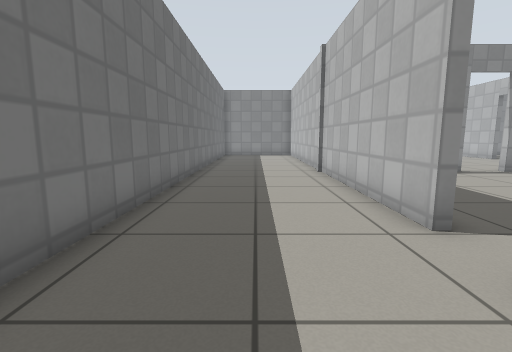
View 1 (above)

24 first-person views from a walk through a world built for the Gazebo simulator. The camera is 0.72 m above the floor, tilts 8° down and sees 85° across. The floor is counted in squares, 0.5 m on a side. Each view is taken from the middle of a square. On the plan, view 1 faces up. The plan holds only what a view shows up to about 14 squares ahead; the rest is blank. Gazebo's built-in surfaces are drawn with simple patterns.

View 2
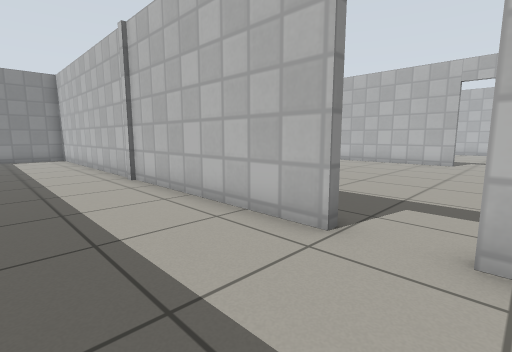

View 3
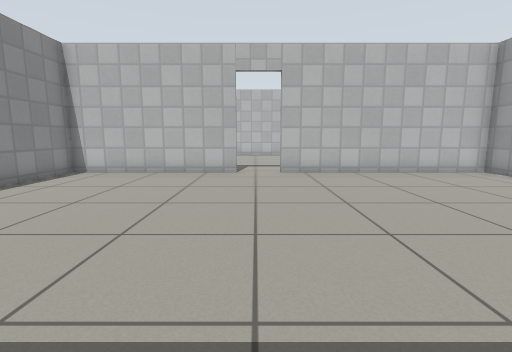

View 4
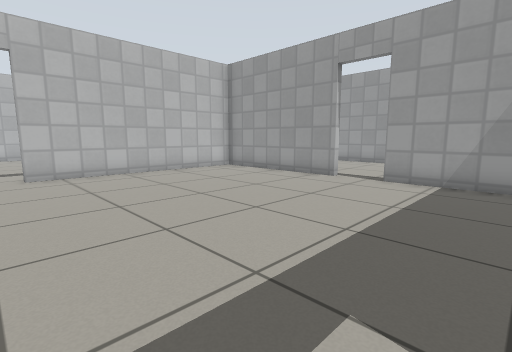

View 5
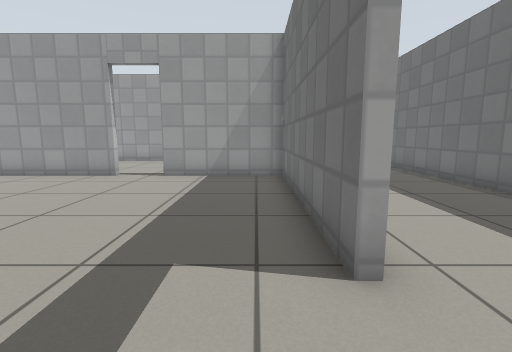

View 6
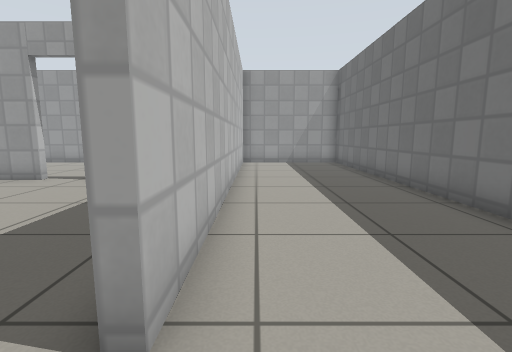

View 7
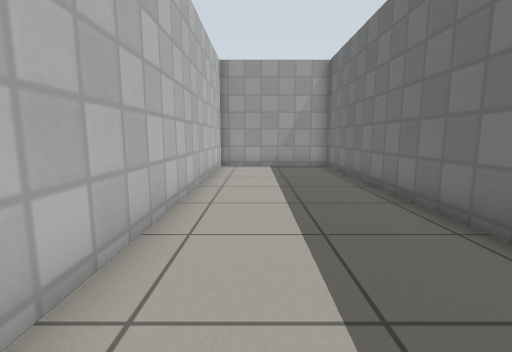

View 8
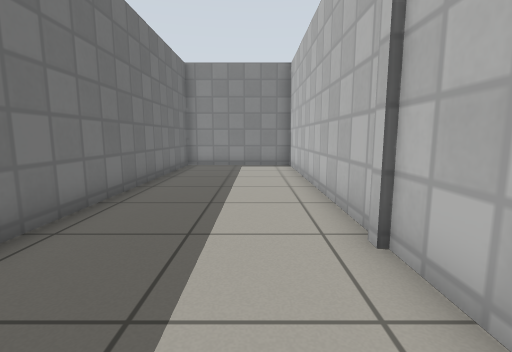

View 9
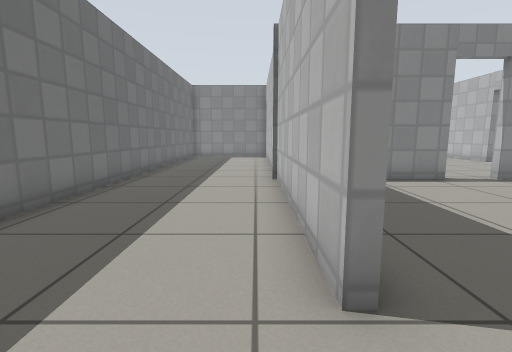

View 10
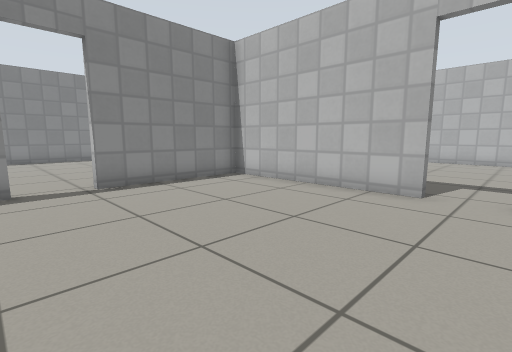

View 11
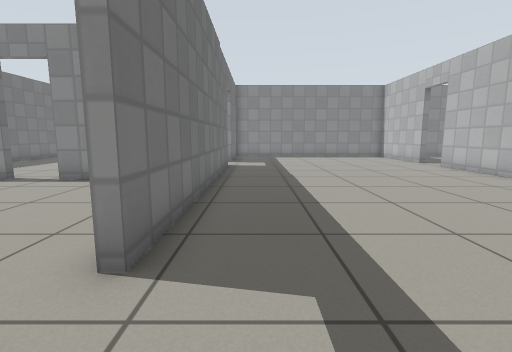

View 12
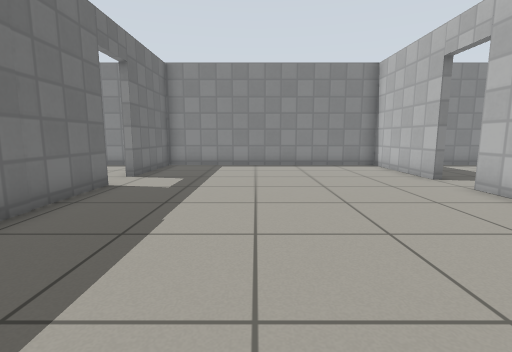

View 13
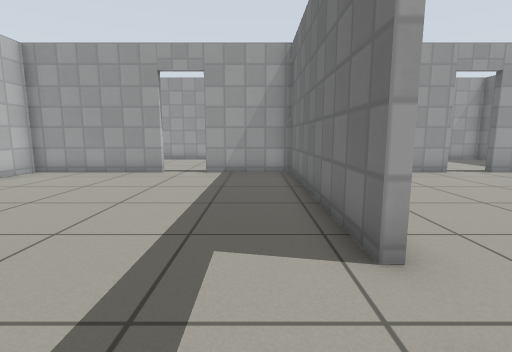

View 14
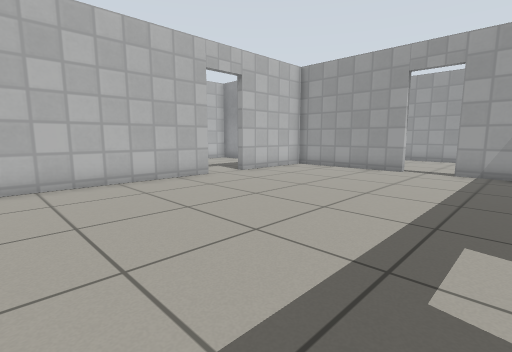

View 15
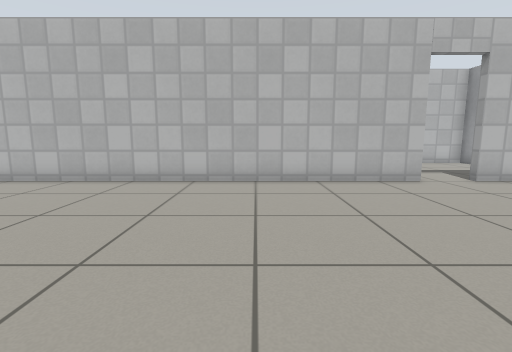

View 16
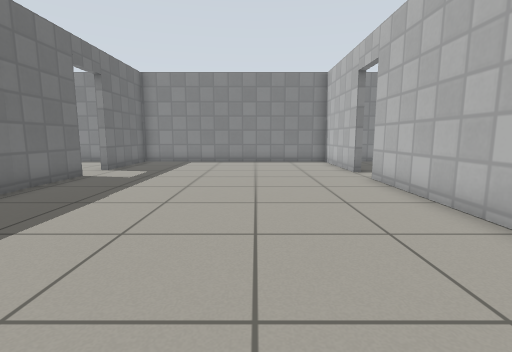

View 17
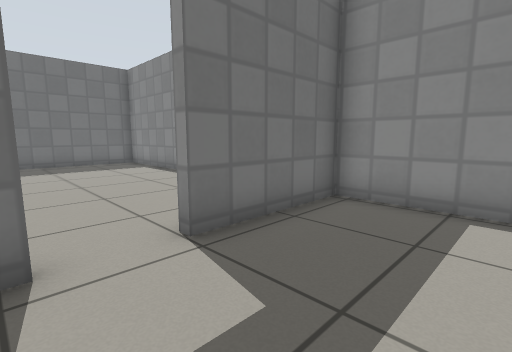

View 18
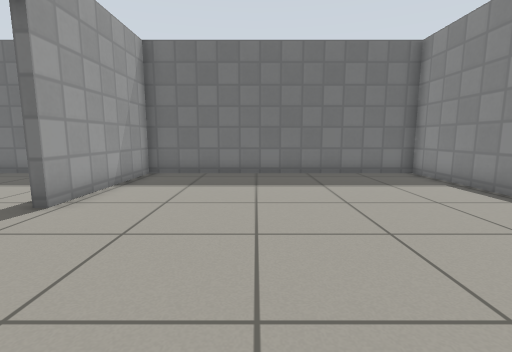

View 19
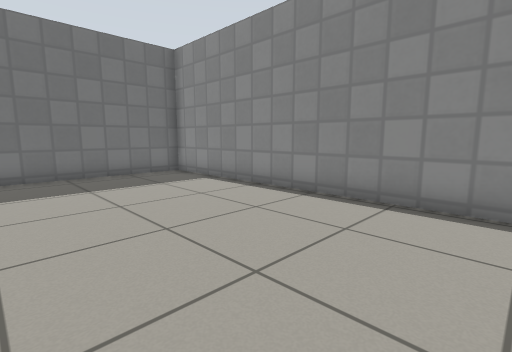

View 20
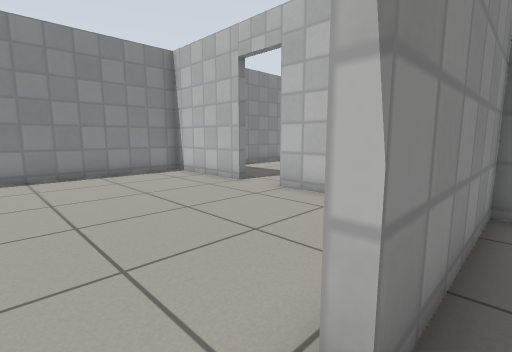

View 21
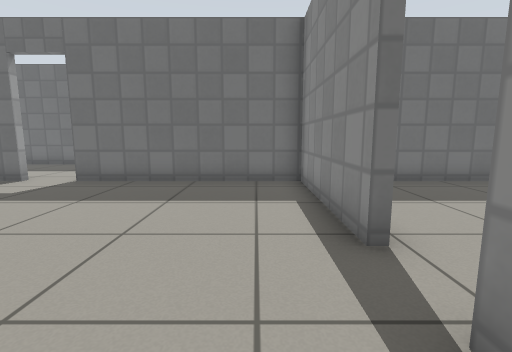

View 22
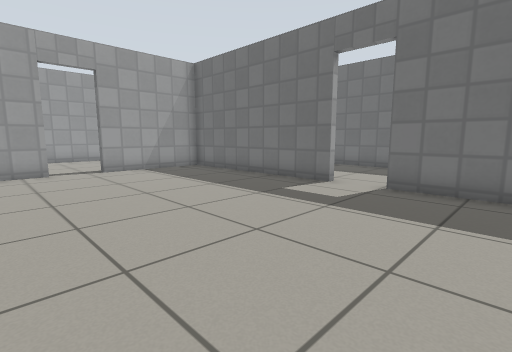

View 23
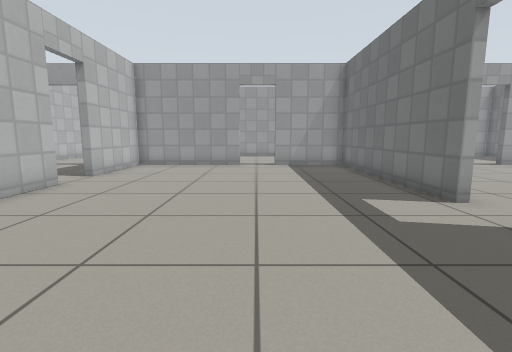

View 24
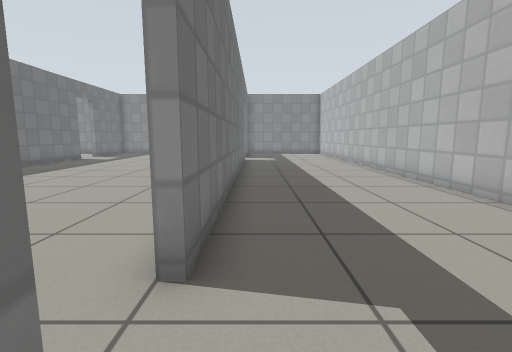

### Floor plan
Ten units are one square. View 1 is at (0, 0); x grows to the right and y downward. Boxes are objects, and circles mark ways between rooms. Rooms are numbered by the first view taken in them; rooms with no view inside come last. Other rooms are left out.
<svg viewBox="-30 -227 359 349">
<path fill="none" stroke="#000" d="M27 -42 27 -222 -25 -222 -25 117 27 117 27 -24M30 -24 30 53 75 53M153 -48 153 -115 103 -115M91 53 153 53 153 -30M85 -115 30 -115 30 -42M156 -30 156 53 191 53M156 -164 156 -48M260 -173 260 -222 156 -222 156 -180M260 -6 260 -156M208 53 260 53 260 12M153 -180 153 -222 30 -222 30 -118 85 -118M153 -146 153 -164M263 -118 263 -6M324 -38 324 -124M314 -222 295 -222"/>
<circle cx="30" cy="-35" r="3" fill="#2a7"/>
<circle cx="153" cy="-37" r="3" fill="#2a7"/>
<circle cx="95" cy="-120" r="3" fill="#2a7"/>
<circle cx="153" cy="-173" r="3" fill="#2a7"/>
<circle cx="260" cy="-165" r="3" fill="#2a7"/>
<circle cx="260" cy="5" r="3" fill="#2a7"/>
<text x="0" y="-50">1</text>
<text x="90" y="-30">2</text>
<text x="210" y="-90">3</text>
<text x="90" y="-170">4</text>
<text x="290" y="-90">5</text>
</svg>
Room 1 opens to room 2. Room 2 opens to room 3. Room 2 opens to room 4. Room 3 opens to room 4. Room 3 opens to room 5.

Where each view was taken, in squares from view 1:
view 1: 0 up, 0 right, facing up
view 2: 2 up, 1 left, facing up-right
view 3: 4 up, 4 right, facing right
view 4: 4 up, 4 right, facing down-right
view 5: 5 up, 4 right, facing down
view 6: 4 up, 2 right, facing down
view 7: 2 up, 1 right, facing down
view 8: 8 up, 1 right, facing up
view 9: 2 up, 2 right, facing up
view 10: 3 up, 8 right, facing up-right
view 11: 2 up, 17 right, facing up
view 12: 8 up, 20 right, facing up
view 13: 6 up, 17 right, facing down
view 14: 7 up, 17 right, facing down-right
view 15: 6 up, 17 right, facing right
view 16: 6 up, 22 right, facing up
view 17: 16 up, 19 right, facing up-left
view 18: 16 up, 14 right, facing left
view 19: 16 up, 14 right, facing up-left
view 20: 11 up, 9 right, facing up-right
view 21: 10 up, 12 right, facing left
view 22: 7 up, 11 right, facing down-left
view 23: 9 up, 20 right, facing down
view 24: 2 down, 27 right, facing up
